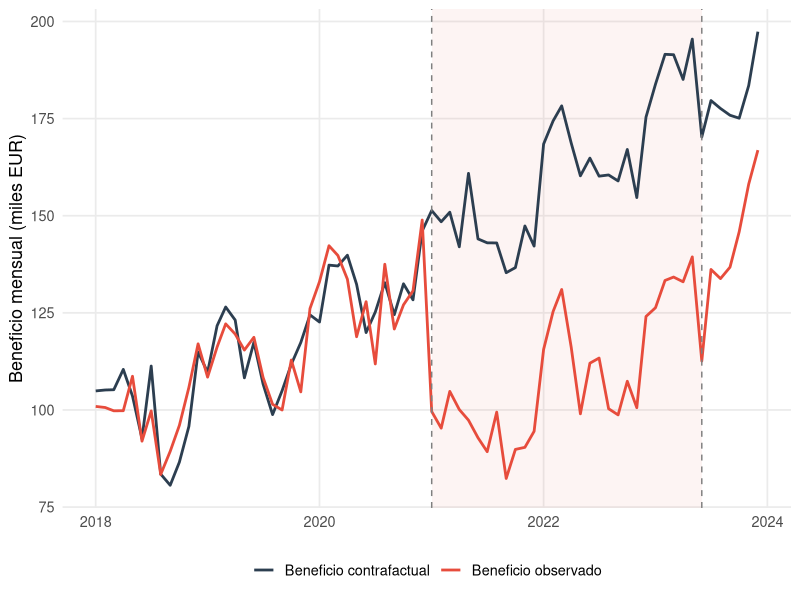
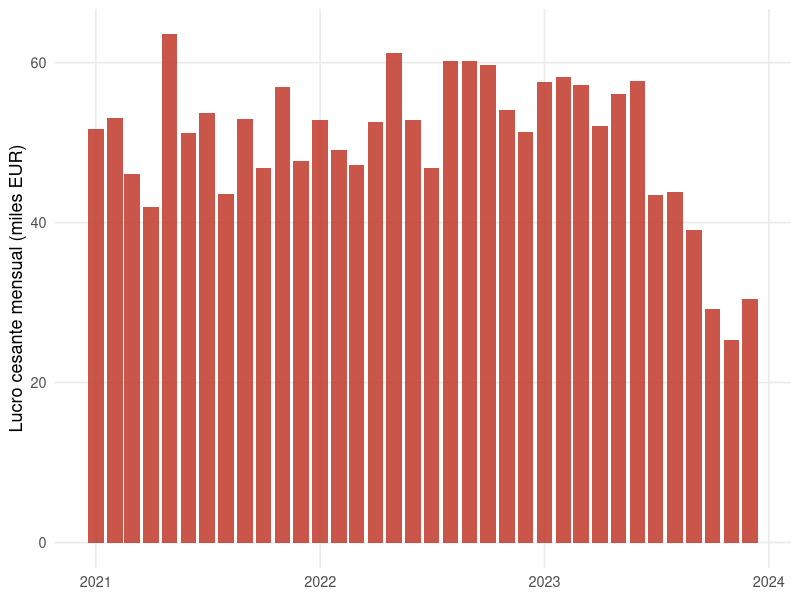

These charts were generated, in order, by the following R code:
## ---- chunk 1
#| label: setup-ch10
#| include: false
library(tidyverse)
library(kableExtra)
## ---- chunk 2
#| label: fig-lucro-cesante-intuicion
#| fig-cap: "Lógica del lucro cesante: la brecha entre el beneficio contrafactual proyectado y el beneficio observado constituye el daño"
#| fig-width: 9
#| fig-height: 5.5

set.seed(1010)

n <- 72
fecha <- seq.Date(as.Date("2018-01-01"), by = "month", length.out = n)
t <- 1:n
mes_num <- as.integer(format(fecha, "%m"))
inicio_exclusion <- as.Date("2021-01-01")
fin_exclusion <- as.Date("2023-06-01")

# Ingresos
ingresos_cf <- 500 + 4.5 * t + 30 * sin(2 * pi * t / 12) + rnorm(n, 0, 12)
efecto_exclusion <- if_else(fecha >= inicio_exclusion & fecha <= fin_exclusion,
                            -120 - 0.8 * (t - 36), 0)
efecto_post <- if_else(fecha > fin_exclusion,
                       (-120 - 0.8 * 30) * exp(-0.15 * (t - 66)), 0)
ingresos_obs <- ingresos_cf + efecto_exclusion + efecto_post + rnorm(n, 0, 5)

# Costes variables (proporcionales a ingresos)
ratio_cv <- 0.58
costes_variables_cf <- ratio_cv * ingresos_cf + rnorm(n, 0, 4)
costes_variables_obs <- ratio_cv * ingresos_obs + rnorm(n, 0, 4)

# Costes fijos
costes_fijos <- 120 + 0.5 * t + rnorm(n, 0, 3)

# Beneficios
beneficio_cf <- ingresos_cf - costes_variables_cf - costes_fijos
beneficio_obs <- ingresos_obs - costes_variables_obs - costes_fijos

df_lc <- tibble(
  fecha = fecha, t = t, mes = mes_num,
  ingresos_cf = round(ingresos_cf, 2),
  ingresos_obs = round(ingresos_obs, 2),
  costes_variables_cf = round(costes_variables_cf, 2),
  costes_variables_obs = round(costes_variables_obs, 2),
  costes_fijos = round(costes_fijos, 2),
  beneficio_cf = round(beneficio_cf, 2),
  beneficio_obs = round(beneficio_obs, 2),
  exclusion = if_else(fecha >= inicio_exclusion, 1, 0)
)

df_plot <- df_lc |>
  select(fecha, beneficio_cf, beneficio_obs) |>
  pivot_longer(-fecha, names_to = "escenario", values_to = "beneficio")

ggplot(df_plot, aes(x = fecha, y = beneficio, color = escenario)) +
  annotate("rect", xmin = inicio_exclusion, xmax = fin_exclusion,
           ymin = -Inf, ymax = Inf, fill = "#e74c3c", alpha = 0.06) +
  geom_line(linewidth = 0.95) +
  geom_vline(xintercept = inicio_exclusion, color = "grey50", linetype = "dashed") +
  geom_vline(xintercept = fin_exclusion, color = "grey50", linetype = "dashed") +
  scale_color_manual(values = c("beneficio_cf" = "#2c3e50", "beneficio_obs" = "#e74c3c"),
                     labels = c("Beneficio contrafactual", "Beneficio observado")) +
  labs(x = NULL, y = "Beneficio mensual (miles EUR)", color = NULL) +
  theme_minimal(base_size = 13) +
  theme(legend.position = "bottom", panel.grid.minor = element_blank())
## ---- chunk 3
#| label: tbl-margenes
#| tbl-cap: "Márgenes relevantes para la cuantificación del lucro cesante"

margenes <- tibble(
  Margen = c("Margen bruto", "Margen de contribución", "EBITDA", "Beneficio neto"),
  Fórmula = c("(Ingresos - Coste de ventas) / Ingresos",
              "(Ingresos - Costes variables) / Ingresos",
              "(Ingresos - Costes operativos) / Ingresos",
              "(Ingresos - Todos los costes - Impuestos) / Ingresos"),
  `Uso en lucro cesante` = c("Aproximación gruesa; incluye costes fijos de producción",
                              "El más adecuado para ventas perdidas marginales",
                              "Útil cuando se dispone de datos operativos agregados",
                              "Inadecuado: incluye costes no evitados")
)

margenes |>
  knitr::kable(format = "pipe", align = c("l", "l", "l"))
## ---- chunk 4
#| label: tbl-lucro-cesante-dano
#| tbl-cap: "Cuantificación del lucro cesante: ingresos perdidos, margen de contribución y costes evitados"

margen_contribucion <- 1 - ratio_cv

df_lc <- df_lc |>
  mutate(
    ingresos_perdidos = if_else(exclusion == 1, ingresos_cf - ingresos_obs, 0),
    lucro_bruto = ingresos_perdidos * margen_contribucion,
    costes_evitados = if_else(exclusion == 1, costes_variables_cf - costes_variables_obs, 0),
    lucro_neto = if_else(exclusion == 1, beneficio_cf - beneficio_obs, 0)
  )

resumen_lc <- df_lc |>
  filter(exclusion == 1) |>
  summarise(
    `Meses afectados` = n(),
    `Ingresos perdidos totales` = round(sum(ingresos_perdidos), 2),
    `Margen de contribución` = round(margen_contribucion, 4),
    `Lucro bruto (ingresos × margen)` = round(sum(lucro_bruto), 2),
    `Costes evitados` = round(sum(costes_evitados), 2),
    `Lucro cesante neto` = round(sum(lucro_neto), 2)
  )

resumen_lc |>
  pivot_longer(everything(), names_to = "Concepto", values_to = "Valor") |>
  knitr::kable(format = "pipe", align = c("l", "r"))
## ---- chunk 5
#| label: tbl-lucro-cesante-actualizado
#| tbl-cap: "Lucro cesante actualizado bajo diferentes tasas de descuento"

fecha_ref <- max(fecha)
T_ref <- which(fecha == fecha_ref)

actualizar <- function(data, tasa_anual) {
  r_mensual <- (1 + tasa_anual)^(1/12) - 1
  data |>
    filter(exclusion == 1) |>
    mutate(factor_actualizacion = (1 + r_mensual)^(T_ref - t)) |>
    summarise(LC_actualizado = round(sum(lucro_neto * factor_actualizacion), 2)) |>
    mutate(`Tasa anual` = paste0(round(tasa_anual * 100, 1), "%"))
}

sens_tasa <- bind_rows(
  actualizar(df_lc, 0.02),
  actualizar(df_lc, 0.04),
  actualizar(df_lc, 0.06),
  actualizar(df_lc, 0.08)
) |>
  select(`Tasa anual`, `Lucro cesante actualizado` = LC_actualizado)

sens_tasa |>
  knitr::kable(format = "pipe", align = c("l", "r"))
## ---- chunk 6
#| label: fig-lucro-cesante-mensual
#| fig-cap: "Lucro cesante mensual: la brecha de beneficios convertida en daño indemnizable"
#| fig-width: 9
#| fig-height: 4.8

df_lc_mensual <- df_lc |>
  filter(exclusion == 1) |>
  select(fecha, lucro_neto)

ggplot(df_lc_mensual, aes(x = fecha, y = lucro_neto)) +
  geom_col(fill = "#c0392b", alpha = 0.85) +
  labs(x = NULL, y = "Lucro cesante mensual (miles EUR)") +
  theme_minimal(base_size = 13) +
  theme(panel.grid.minor = element_blank())
## ---- chunk 7
#| label: tbl-lucro-cesante-sensibilidad
#| tbl-cap: "Análisis de sensibilidad del lucro cesante bajo diferentes supuestos"

ingresos_perdidos_total <- sum(df_lc$ingresos_perdidos[df_lc$exclusion == 1])

sens_lc <- tibble(
  Supuesto = c("Margen contribución 35%", "Margen contribución 42%",
               "Margen contribución 50%", "Solo período exclusión (sin persistencia)"),
  `Lucro cesante` = c(
    round(ingresos_perdidos_total * 0.35, 2),
    round(ingresos_perdidos_total * 0.42, 2),
    round(ingresos_perdidos_total * 0.50, 2),
    round(sum(df_lc$ingresos_perdidos[df_lc$fecha >= inicio_exclusion &
                                        df_lc$fecha <= fin_exclusion]) * margen_contribucion, 2)
  )
)

sens_lc |>
  knitr::kable(format = "pipe", align = c("l", "r"))
